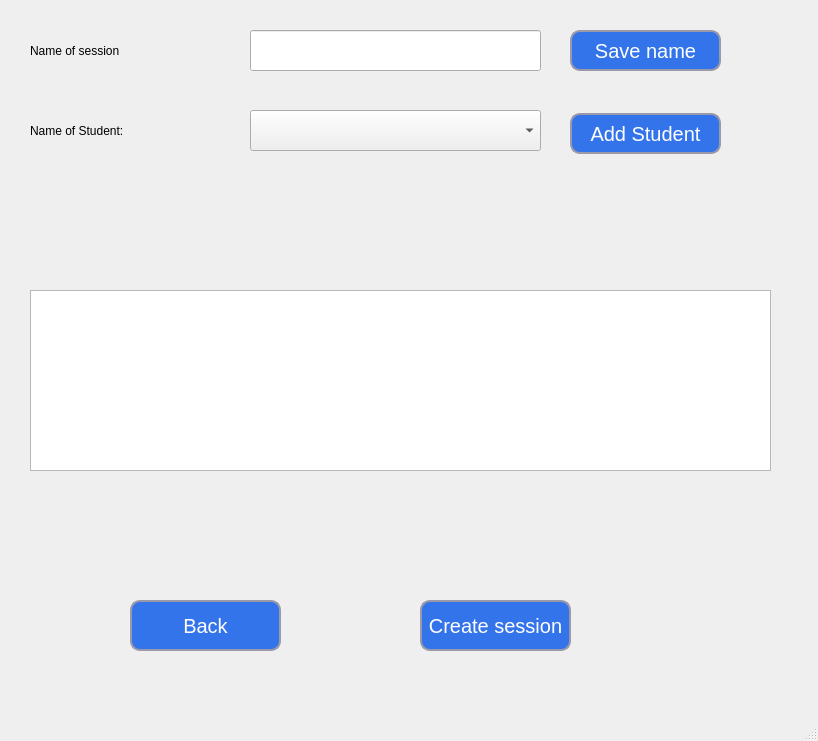
<?xml version="1.0" encoding="UTF-8"?>
<ui version="4.0">
 <class>create_session_window</class>
 <widget class="QMainWindow" name="create_session_window">
  <property name="geometry">
   <rect>
    <x>0</x>
    <y>0</y>
    <width>818</width>
    <height>741</height>
   </rect>
  </property>
  <property name="windowTitle">
   <string>Create Session</string>
  </property>
  <widget class="QWidget" name="centralwidget">
   <widget class="QComboBox" name="combo_box_student_name">
    <property name="geometry">
     <rect>
      <x>250</x>
      <y>110</y>
      <width>291</width>
      <height>41</height>
     </rect>
    </property>
   </widget>
   <widget class="QLabel" name="label_3">
    <property name="geometry">
     <rect>
      <x>30</x>
      <y>110</y>
      <width>221</width>
      <height>41</height>
     </rect>
    </property>
    <property name="text">
     <string>Name of Student:</string>
    </property>
   </widget>
   <widget class="QPushButton" name="btn_create_session">
    <property name="geometry">
     <rect>
      <x>420</x>
      <y>600</y>
      <width>151</width>
      <height>51</height>
     </rect>
    </property>
    <property name="font">
     <font>
      <family>MS Sans Serif</family>
      <pointsize>15</pointsize>
     </font>
    </property>
    <property name="styleSheet">
     <string notr="true">QPushButton {
	border-style: solid;
	border-width: 2px;
	border-color: #9999aa;
	border-radius: 10px;
	color: white;
	background-color: #3474eb
}

QPushButton:enabled {
	background-color: #3474eb
	color: white;
}

QPushButton:pressed {
	background-color: #0d2f72;
	color: #fffffe;
}

QPushButton:hover:!pressed {
	background-color: E1F4FF;
	color: 0c2f70;
}

QPushButton:disabled {
	background-color: #aaaaaa;
	color: #ffffff;
}</string>
    </property>
    <property name="text">
     <string>Create session</string>
    </property>
   </widget>
   <widget class="QPushButton" name="btn_add_student">
    <property name="geometry">
     <rect>
      <x>570</x>
      <y>113</y>
      <width>151</width>
      <height>41</height>
     </rect>
    </property>
    <property name="font">
     <font>
      <family>MS Sans Serif</family>
      <pointsize>15</pointsize>
     </font>
    </property>
    <property name="styleSheet">
     <string notr="true">QPushButton {
	border-style: solid;
	border-width: 2px;
	border-color: #9999aa;
	border-radius: 10px;
	color: white;
	background-color: #3474eb
}

QPushButton:enabled {
	background-color: #3474eb
	color: white;
}

QPushButton:pressed {
	background-color: #0d2f72;
	color: #fffffe;
}

QPushButton:hover:!pressed {
	background-color: E1F4FF;
	color: 0c2f70;
}

QPushButton:disabled {
	background-color: #aaaaaa;
	color: #ffffff;
}</string>
    </property>
    <property name="text">
     <string>Add Student</string>
    </property>
   </widget>
   <widget class="QLabel" name="label_4">
    <property name="geometry">
     <rect>
      <x>30</x>
      <y>30</y>
      <width>211</width>
      <height>41</height>
     </rect>
    </property>
    <property name="text">
     <string>Name of session</string>
    </property>
   </widget>
   <widget class="QLineEdit" name="line_edit_name_of_session">
    <property name="geometry">
     <rect>
      <x>250</x>
      <y>30</y>
      <width>291</width>
      <height>41</height>
     </rect>
    </property>
   </widget>
   <widget class="QLabel" name="lbl_session_info">
    <property name="geometry">
     <rect>
      <x>30</x>
      <y>240</y>
      <width>761</width>
      <height>41</height>
     </rect>
    </property>
    <property name="text">
     <string/>
    </property>
   </widget>
   <widget class="QListWidget" name="list_widget_member_of_session">
    <property name="geometry">
     <rect>
      <x>30</x>
      <y>290</y>
      <width>741</width>
      <height>181</height>
     </rect>
    </property>
   </widget>
   <widget class="QPushButton" name="btn_save_session_name">
    <property name="geometry">
     <rect>
      <x>570</x>
      <y>30</y>
      <width>151</width>
      <height>41</height>
     </rect>
    </property>
    <property name="font">
     <font>
      <family>MS Sans Serif</family>
      <pointsize>15</pointsize>
     </font>
    </property>
    <property name="styleSheet">
     <string notr="true">QPushButton {
	border-style: solid;
	border-width: 2px;
	border-color: #9999aa;
	border-radius: 10px;
	color: white;
	background-color: #3474eb
}

QPushButton:enabled {
	background-color: #3474eb
	color: white;
}

QPushButton:pressed {
	background-color: #0d2f72;
	color: #fffffe;
}

QPushButton:hover:!pressed {
	background-color: E1F4FF;
	color: 0c2f70;
}

QPushButton:disabled {
	background-color: #aaaaaa;
	color: #ffffff;
}</string>
    </property>
    <property name="text">
     <string>Save name</string>
    </property>
   </widget>
   <widget class="QLabel" name="lbl_wrong_inputs">
    <property name="geometry">
     <rect>
      <x>30</x>
      <y>500</y>
      <width>751</width>
      <height>61</height>
     </rect>
    </property>
    <property name="text">
     <string/>
    </property>
   </widget>
   <widget class="QPushButton" name="btn_back">
    <property name="geometry">
     <rect>
      <x>130</x>
      <y>600</y>
      <width>151</width>
      <height>51</height>
     </rect>
    </property>
    <property name="font">
     <font>
      <family>MS Sans Serif</family>
      <pointsize>15</pointsize>
     </font>
    </property>
    <property name="styleSheet">
     <string notr="true">QPushButton {
	border-style: solid;
	border-width: 2px;
	border-color: #9999aa;
	border-radius: 10px;
	color: white;
	background-color: #3474eb
}

QPushButton:enabled {
	background-color: #3474eb
	color: white;
}

QPushButton:pressed {
	background-color: #0d2f72;
	color: #fffffe;
}

QPushButton:hover:!pressed {
	background-color: E1F4FF;
	color: 0c2f70;
}

QPushButton:disabled {
	background-color: #aaaaaa;
	color: #ffffff;
}</string>
    </property>
    <property name="text">
     <string>Back</string>
    </property>
   </widget>
  </widget>
  <widget class="QMenuBar" name="menubar">
   <property name="geometry">
    <rect>
     <x>0</x>
     <y>0</y>
     <width>818</width>
     <height>21</height>
    </rect>
   </property>
  </widget>
  <widget class="QStatusBar" name="statusbar"/>
 </widget>
 <resources/>
 <connections/>
</ui>
